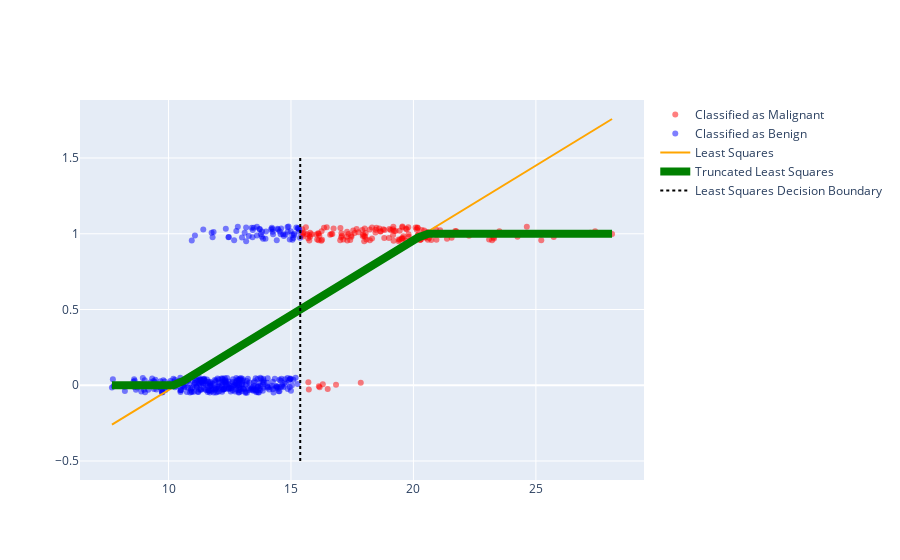

Source (notebook cell):
### Code cell
p_line = go.Scatter(name="Truncated Least Squares",
    x=X_plt.flatten(), y=bound01(lin_reg.predict(X_plt)), 
    mode="lines", line=dict(color="green", width=8))
py.iplot([mal_points, ben_points, model_line, p_line, dec_line], filename="lr-06")

### Figure 1 — Plotly figure (JSON) as saved in the notebook; plotly's stock layout.template omitted (floating-point values rounded to 4 significant figures; data arrays with more than 128 entries replaced by an {"elided": "..."} marker saying what was removed)
{"data": [{"marker": {"color": "red", "opacity": 0.5}, "mode": "markers", "name": "Classified as Malignant", "type": "scatter", "x": {"elided": "142 float values"}, "y": {"elided": "142 float values"}}, {"marker": {"color": "blue", "opacity": 0.5}, "mode": "markers", "name": "Classified as Benign", "type": "scatter", "x": {"elided": "370 float values"}, "y": {"elided": "370 float values"}}, {"line": {"color": "orange"}, "mode": "lines", "name": "Least Squares", "type": "scatter", "x": [7.691, 8.108, 8.524, 8.941, 9.358, 9.775, 10.19, 10.61, 11.02, 11.44, 11.86, 12.27, 12.69, 13.11, 13.52, 13.94, 14.36, 14.78, 15.19, 15.61, 16.03, 16.44, 16.86, 17.28, 17.69, 18.11, 18.53, 18.94, 19.36, 19.78, 20.19, 20.61, 21.03, 21.44, 21.86, 22.28, 22.69, 23.11, 23.53, 23.94, 24.36, 24.78, 25.19, 25.61, 26.03, 26.44, 26.86, 27.28, 27.69, 28.11], "y": [-0.2593, -0.2181, -0.1769, -0.1358, -0.09463, -0.05347, -0.01231, 0.02884, 0.07, 0.1112, 0.1523, 0.1935, 0.2346, 0.2758, 0.3169, 0.3581, 0.3992, 0.4404, 0.4816, 0.5227, 0.5639, 0.605, 0.6462, 0.6873, 0.7285, 0.7697, 0.8108, 0.852, 0.8931, 0.9343, 0.9754, 1.017, 1.058, 1.099, 1.14, 1.181, 1.222, 1.264, 1.305, 1.346, 1.387, 1.428, 1.469, 1.51, 1.552, 1.593, 1.634, 1.675, 1.716, 1.757]}, {"line": {"color": "green", "width": 8}, "mode": "lines", "name": "Truncated Least Squares", "type": "scatter", "x": [7.691, 8.108, 8.524, 8.941, 9.358, 9.775, 10.19, 10.61, 11.02, 11.44, 11.86, 12.27, 12.69, 13.11, 13.52, 13.94, 14.36, 14.78, 15.19, 15.61, 16.03, 16.44, 16.86, 17.28, 17.69, 18.11, 18.53, 18.94, 19.36, 19.78, 20.19, 20.61, 21.03, 21.44, 21.86, 22.28, 22.69, 23.11, 23.53, 23.94, 24.36, 24.78, 25.19, 25.61, 26.03, 26.44, 26.86, 27.28, 27.69, 28.11], "y": [0, 0, 0, 0, 0, 0, 0, 0.02884, 0.07, 0.1112, 0.1523, 0.1935, 0.2346, 0.2758, 0.3169, 0.3581, 0.3992, 0.4404, 0.4816, 0.5227, 0.5639, 0.605, 0.6462, 0.6873, 0.7285, 0.7697, 0.8108, 0.852, 0.8931, 0.9343, 0.9754, 1, 1, 1, 1, 1, 1, 1, 1, 1, 1, 1, 1, 1, 1, 1, 1, 1, 1, 1]}, {"line": {"color": "black", "dash": "dot"}, "mode": "lines", "name": "Least Squares Decision Boundary", "type": "scatter", "x": [15.38, 15.38], "y": [-0.5, 1.5]}], "layout": {}}
